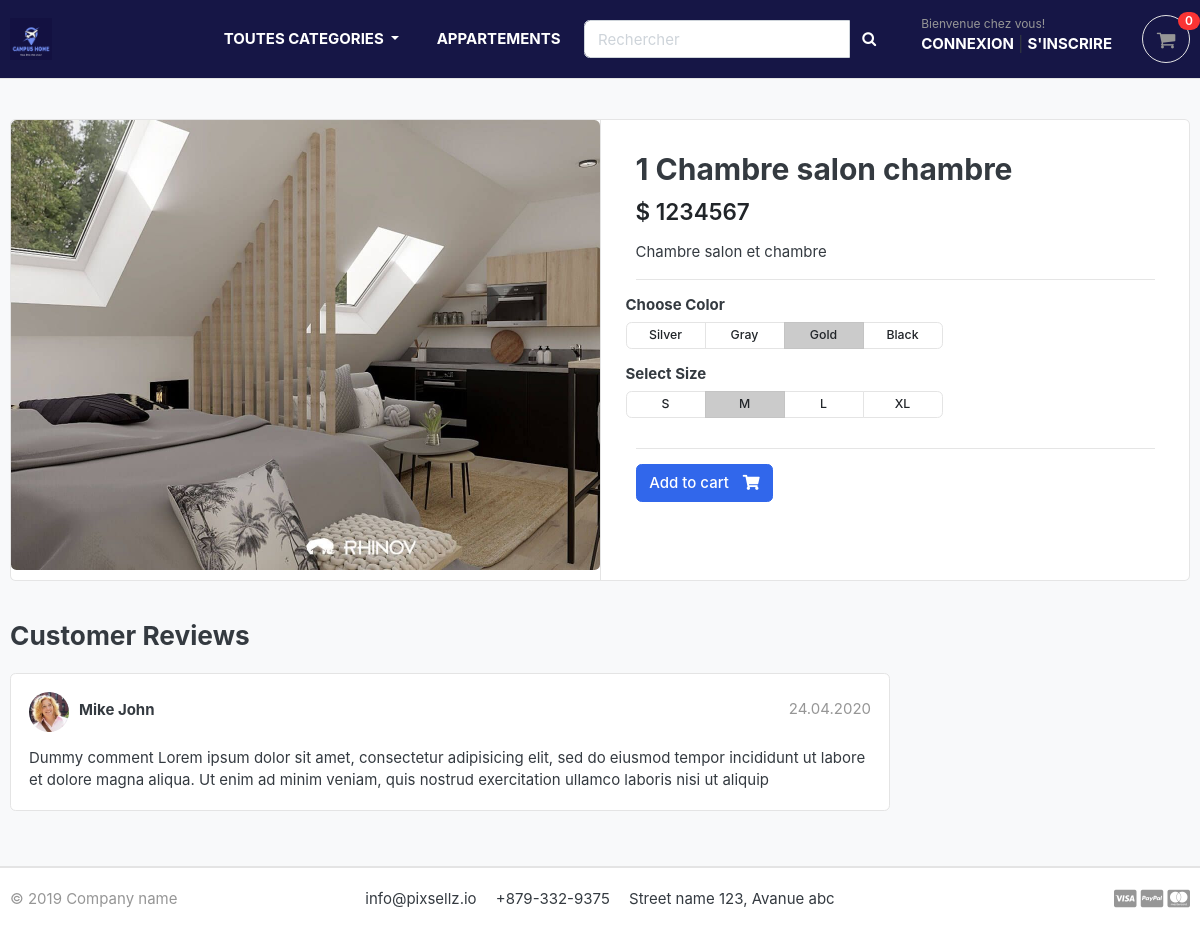
/store/sanitaire/1-chambre-salon-chambre/, run on the app's committed database.
### store/models.py (models this page shows, shortened)
class Product(models.Model):
    product_name = models.CharField(max_length=200, unique=True)
    slug         = models.SlugField(max_length=200, unique=True)
    descritpion  = models.TextField(max_length=500, blank=True)
    price        = models.IntegerField()
    images       = models.ImageField(upload_to = 'photos/products')
    stock        = models.IntegerField()
    is_available = models.BooleanField(default=True)
    category     = models.ForeignKey(Category, on_delete=models.CASCADE)
    created_date = models.DateTimeField(auto_now_add=True)
    modified_date= models.DateTimeField(auto_now_add=True)

### store/views.py (the view)
# urls.py: path('<slug:category_slug>/<slug:product_slug>/', views.product_detail, name='product_detail'),
def product_detail(request, category_slug, product_slug):
    try:
        single_product = Product.objects.get(category__slug=category_slug, slug=product_slug)
    except Exception as e:
        raise e
    context = {
        'single_product': single_product,
    }
    return render(request, 'store/product_detail.html', context)

### app/context_processors.py (called while the page is built)
def menu_links(request):
    links = Category.objects.all()
    return dict(links=links)

### app/models.py (called while the page is built)
    def get_url(self):
        return reverse('products_by_category', args=[self.slug])

### templates/store/product_detail.html
{% extends 'base.html' %}
{% load static %}
{% block content %}
<section class="section-content padding-y bg">
<div class="container">
<div class="card">
	<div class="row no-gutters">
		<aside class="col-md-6">
<article class="gallery-wrap">
	<div class="img-big-wrap">
	   <a href="#"><img src="{{ single_product.images.url}}"></a>
	</div>
</article>
		</aside>
		<main class="col-md-6 border-left">
<article class="content-body">
<h2 class="title">{{ single_product.product_name}}</h2>
<div class="mb-3">
	<var class="price h4">$ {{ single_product.price }} </var>
</div>
<p>{{ single_product.descritpion }}</p>
<hr>
	<div class="row">
		<div class="item-option-select">
			<h6>Choose Color</h6>
			<div class="btn-group btn-group-sm btn-group-toggle" data-toggle="buttons">
			  <label class="btn btn-light">
			    <input type="radio" name="radio_color"> Silver
			  </label>
			  <label class="btn btn-light">
			    <input type="radio" name="radio_color" > Gray
			  </label>
			  <label class="btn btn-light active">
			    <input type="radio" name="radio_color checked"> Gold
			  </label>
			  <label class="btn btn-light">
			    <input type="radio" name="radio_color"> Black
			  </label>
			</div>
		</div>
	</div>
	<div class="row">
		<div class="item-option-select">
			<h6>Select Size</h6>
			<div class="btn-group btn-group-sm btn-group-toggle" data-toggle="buttons">
			  <label class="btn btn-light">
			    <input type="radio" name="radio_color"> S
			  </label>
			  <label class="btn btn-light active">
			    <input type="radio" name="radio_color" checked> M
			  </label>
			  <label class="btn btn-light">
			    <input type="radio" name="radio_color"> L
			  </label>
			  <label class="btn btn-light">
			    <input type="radio" name="radio_color"> XL
			  </label>
			</div>
		</div>
	</div>
	<hr>
	{% if single_product.stock  == 0 %}
	     <h5 class="text-danger">Plus disponibles </h5>
	{% else %}
	    <a href="{% url 'add_carts' single_product.id %}" class="btn  btn-primary"> <span class="text">Add to cart</span> <i class="fas fa-shopping-cart"></i>  </a>
    {% endif %}
	</article>
		</main>
	</div>
</div>
<br>
<div class="row">
			<div class="col-md-9">
	<header class="section-heading">
		<h3>Customer Reviews </h3>
	</header>
	<article class="box mb-3">
		<div class="icontext w-100">
			<img src="{% static './images/avatars/avatar1.jpg' %}" class="img-xs icon rounded-circle">
			<div class="text">
				<span class="date text-muted float-md-right">24.04.2020 </span>
				<h6 class="mb-1">Mike John </h6>
			</div>
		</div>
		<div class="mt-3">
			<p>
				Dummy comment Lorem ipsum dolor sit amet, consectetur adipisicing elit, sed do eiusmod
				tempor incididunt ut labore et dolore magna aliqua. Ut enim ad minim veniam,
				quis nostrud exercitation ullamco laboris nisi ut aliquip
			</p>
		</div>
	</article>
	</div>
</div>
</div>
</section>
{% endblock content %}

### static/css/ui.css (style rules this page uses)
html { font-family: "Inter", sans-serif; font-size: 15px; }
.content-body { flex: 1 1 auto; padding: 2rem 2.3rem; }
.img-xs, .img-sm, .img-md, .img-lg { -o-object-fit: cover; object-fit: cover; flex-shrink: 0; flex-grow: 0; }
.img-xs { width: 40px; height: 40px; }
.padding-y { padding-top: 40px; padding-bottom: 40px; }
var { font-style: normal; }
article:after, .form-group:after { display: block; clear: both; content: ""; }
.bg { background-color: #f8f9fa; }
.section-heading { margin-bottom: 20px; margin-top: 15px; }
p:last-child { margin-bottom: 0; }
.btn-light { background-color: #fff; border-color: #e4e4e4; }
.btn .text + i { margin-left: 10px; }
.icontext { display: inline-flex; align-items: center; vertical-align: middle; }
.icontext .text { width: 100%; line-height: 1.2; }
.icontext .icon { position: relative; margin-right: 10px; flex-shrink: 0; flex-grow: 0; }
.price { font-weight: 600; color: #212529; }
.box { padding: 18px; background: #fff; border-radius: 0.37rem; border: 1px solid #e4e4e4; }
.box img { max-width: 100%; }
.gallery-wrap .img-big-wrap { margin-bottom: 10px; border-radius: 0.37rem; overflow: hidden; background-color: #fff; }
.gallery-wrap .img-big-wrap a { text-align: center; display: block; }
.gallery-wrap .img-big-wrap img { height: 450px; width: auto; display: inline-block; }
.item-option-select { margin-bottom: 1rem; display: inline-block; margin-right: 15px; }
.item-option-select .btn { min-width: 80px; }

### data on the page
Product: images (picture), product_name "1 Chambre salon chambre", price "1234567", descritpion "Chambre salon et chambre"
